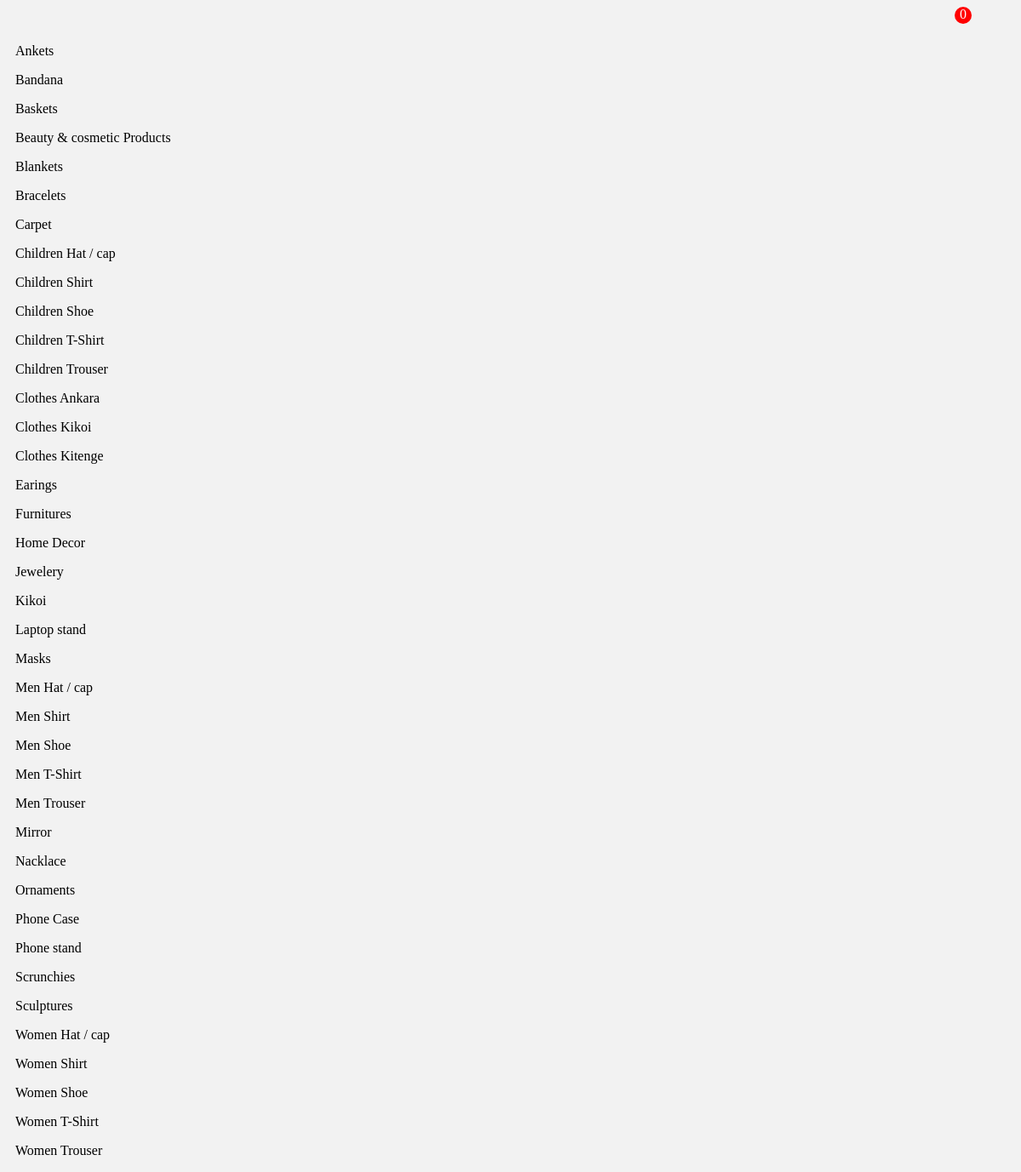
Page /categories/ on the committed database.
### shop/models.py (models this page shows, shortened)
class Category(models.Model):
    name = models.CharField(max_length=100, unique=True)
    slug = models.SlugField(unique=True, blank=True)
    class Meta:
        ordering = ('name',)
        verbose_name_plural = 'categories'

### shop/views.py (the view)
def category_list(request):
    categories = Category.objects.all()
    return render(request, 'category_list.html', {'categories': categories})

### oder/context_processors.py (called while the page is built)
def cart_item_count(request):
    if request.user.is_authenticated:
        qs = Order.objects.filter(user=request.user, status='pending')
        if qs.exists():
            return {'cart_item_count': qs[0].items.count()}
    return {'cart_item_count': 0}

### core/templates/category_list.html (shortened to what this page needs)
{% load static %}
<!DOCTYPE html>
<html>
    <head>
        <link rel="stylesheet" href="{% static 'style.css' %}">
    </head>
    <body>
<!DOCTYPE html>
<html>
<head>
</head>
<body>
    <div class="cart-icon"><ion-icon name="cart-outline"></ion-icon><span class="number">0</span></div>
    {% for category in categories %}
    <div class="category" >
        <p class="item_name">{{ category.name }}</p>
 {% endfor %}</div>
</body>
</html>
    </body>
</html>

### static/style.css (style rules this page uses)
html { width: 100%; -webkit-text-size-adjust: 100%; flex-wrap: wrap; overflow-x: hidden; overflow-y: visible; margin: 0 0 0 10px; justify-content: center; }
body { display: block; background: #f2f2f2; justify-content: center; overflow: wrap; position: relative; }
.cart-icon ion-icon { right: 55px; font-size: 1.5rem; color: red; position: sticky; margin:15px ; cursor: pointer; padding: 5px; }
span.number { font-size: 1em; background-color: red; color: white; padding: 0.5px auto; right: 60px; position: absolute; border-radius: 100px; height: 20px; width: 20px; justify-content: center; text-align: center; align-items: start; font-weight: 400; }

### rows in the picture
Category: name "Ankets"
Category: name "Bandana"
Category: name "Baskets"
Category: name "Beauty & cosmetic Products"
Category: name "Blankets"
Category: name "Bracelets"
Category: name "Carpet"
Category: name "Children Hat / cap"
Category: name "Children Shirt"
Category: name "Children Shoe"
Category: name "Children T-Shirt"
Category: name "Children Trouser"
Category: name "Clothes Ankara"
Category: name "Clothes Kikoi"
Category: name "Clothes Kitenge"
Category: name "Earings"
Category: name "Furnitures"
Category: name "Home Decor"
Category: name "Jewelery"
Category: name "Kikoi"
Category: name "Laptop stand"
Category: name "Masks"
Category: name "Men Hat / cap"
Category: name "Men Shirt"
Category: name "Men Shoe"
Category: name "Men T-Shirt"
Category: name "Men Trouser"
Category: name "Mirror"
Category: name "Nacklace"
Category: name "Ornaments"
Category: name "Phone Case"
Category: name "Phone stand"
Category: name "Scrunchies"
Category: name "Sculptures"
Category: name "Women Hat / cap"
Category: name "Women Shirt"
Category: name "Women Shoe"
Category: name "Women T-Shirt"
Category: name "Women Trouser"
